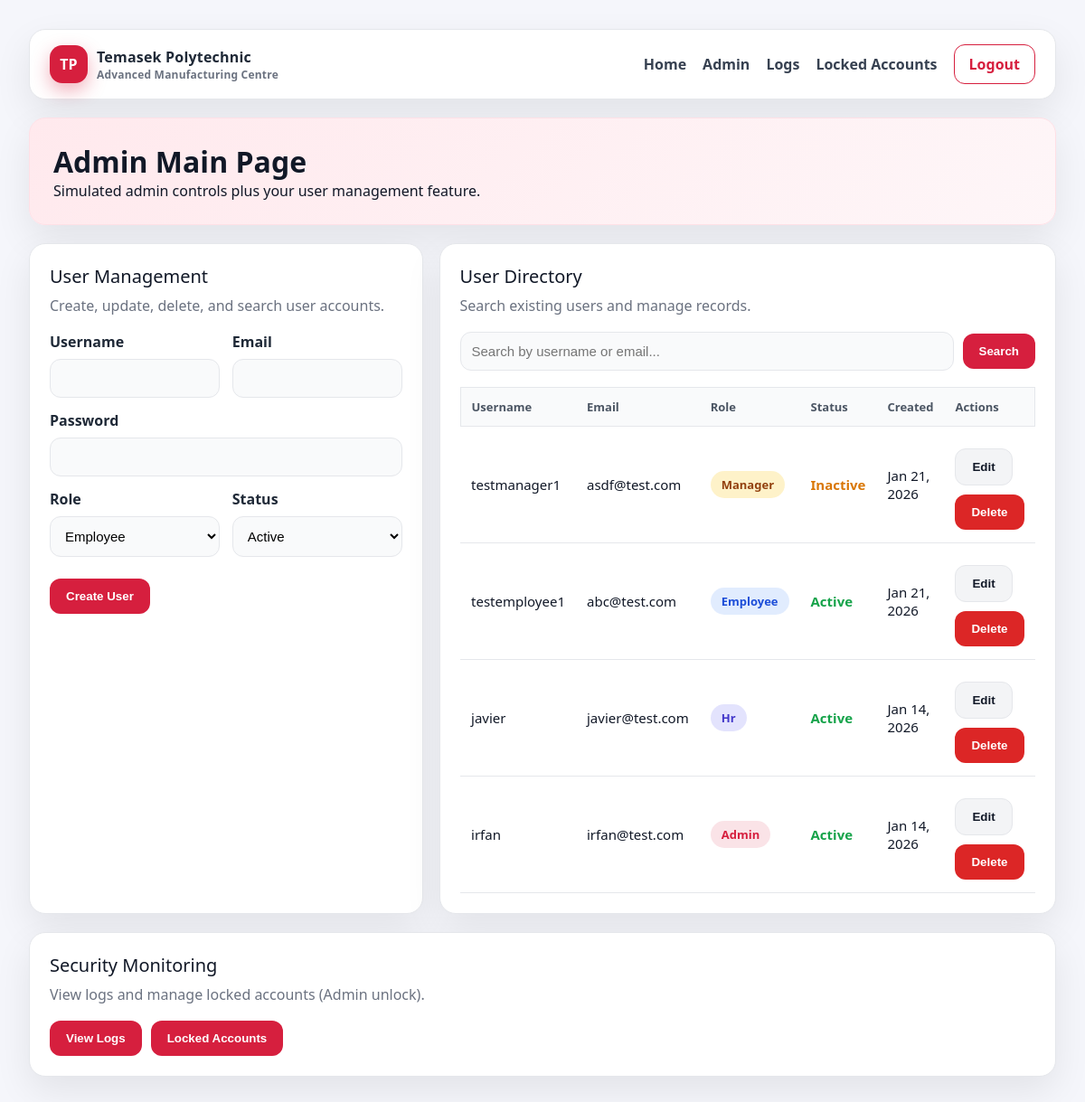
Page /PHP_PAGES/Denzyl/admin_users.php (signed in) on the committed database.
### tables this page shows
CREATE TABLE `users` (
  `user_id` int(11) NOT NULL,
  `username` varchar(50) NOT NULL,
  `password_hash` varchar(255) NOT NULL,
  `email` varchar(100) NOT NULL,
  `role` enum('admin','manager','employee','hr') NOT NULL DEFAULT 'employee',
  `status` enum('active','inactive','suspended') NOT NULL DEFAULT 'active',
  `created_at` timestamp NOT NULL DEFAULT current_timestamp(),
  `updated_at` timestamp NOT NULL DEFAULT current_timestamp() ON UPDATE current_timestamp()
);

### PHP_PAGES/Denzyl/admin_users.php (the view, shortened to what this page needs)
<?php
$db_host = 'localhost';
$db_user = 'root';
$db_password = '';
$db_name = 'project_database';
$conn = new mysqli($db_host, $db_user, $db_password, $db_name);
$action = isset($_GET['action']) ? $_GET['action'] : '';
$current_user = null;
$search_query = isset($_GET['search']) ? sanitizeInput($_GET['search']) : '';
$users = searchUsers($conn, $search_query);
function searchUsers($conn, $query) {
    $users = [];
    if (empty($query)) {
        $sql = 'SELECT user_id, username, email, role, status, created_at, updated_at FROM users ORDER BY created_at DESC';
        $result = $conn->query($sql);
    }
    if ($result && $result->num_rows > 0) {
        while ($row = $result->fetch_assoc()) {
            $users[] = $row;
        }
    }
    return $users;
}
?>
<!DOCTYPE html>
<html lang="en">
<head>
    <link rel="stylesheet" href="admin_users.css">
</head>
<body>
    <div class="shell">
        <div class="topbar">
            <div class="brand">
                <div class="brand-badge">TP</div>
                <div>
                    <div>Temasek Polytechnic</div>
                    <div style="font-size: 12px; color: var(--muted); font-weight: 600;">Advanced Manufacturing Centre</div>
                </div>
            </div>
            <div class="nav-links">
                <a href="#">Home</a>
                <a href="#">Admin</a>
                <a href="#">Logs</a>
                <a href="#">Locked Accounts</a>
                <a class="logout" href="#">Logout</a>
            </div>
        </div>
        <div class="hero">
            <h1>Admin Main Page</h1>
            <p>Simulated admin controls plus your user management feature.</p>
        </div>
        <div class="grid">
            <div class="card">
                <div class="card-title">User Management</div>
                <div class="card-subtitle">Create, update, delete, and search user accounts.</div>
                <form method="POST" style="display: flex; flex-direction: column; gap: 14px;">
                    <div class="form-grid">
                        <div class="form-group">
                            <label for="username">Username</label>
                            <input type="text" id="username" name="username"
                                   value="<?php echo $current_user ? htmlspecialchars($current_user['username']) : ''; ?>"
                                   required>
                        </div>
                        <div class="form-group">
                            <label for="email">Email</label>
                            <input type="email" id="email" name="email"
                                   value="<?php echo $current_user ? htmlspecialchars($current_user['email']) : ''; ?>"
                                   required>
                        </div>
                    </div>
                    <?php if (!($action === 'edit' && $current_user)): ?>
                        <div class="form-group">
                            <label for="password">Password</label>
                            <input type="password" id="password" name="password" required>
                        </div>
                    <?php endif; ?>
                    <div class="form-grid">
                        <div class="form-group">
                            <label for="role">Role</label>
                            <select id="role" name="role" required>
                                <option value="employee" <?php echo ($current_user && $current_user['role'] === 'employee') ? 'selected' : ''; ?>>Employee</option>
                            </select>
                        </div>
                        <div class="form-group">
                            <label for="status">Status</label>
                            <select id="status" name="status" required>
                                <option value="active" <?php echo (!$current_user || $current_user['status'] === 'active') ? 'selected' : ''; ?>>Active</option>
                            </select>
                        </div>
                    </div>
                    <div class="actions-row">
                        <button type="submit" class="btn btn-primary">
                            <?php echo ($action === 'edit' && $current_user) ? 'Update User' : 'Create User'; ?>
                        </button>
                    </div>
                </form>
            </div>
            <div class="card">
                <div class="card-title">User Directory</div>
                <div class="card-subtitle">Search existing users and manage records.</div>
                <form method="GET" class="search-box">
                    <input type="text" name="search" placeholder="Search by username or email..."
                           value="<?php echo htmlspecialchars($search_query); ?>">
                    <button type="submit" class="btn btn-primary">Search</button>
                </form>
                <?php if (count($users) > 0): ?>
                    <table>
                        <thead>
                            <tr>
                                <th>Username</th>
                                <th>Email</th>
                                <th>Role</th>
                                <th>Status</th>
                                <th>Created</th>
                                <th>Actions</th>
                            </tr>
                        </thead>
                        <tbody>
                            <?php foreach ($users as $user): ?>
                                <tr>
                                    <td><?php echo htmlspecialchars($user['username']); ?></td>
                                    <td><?php echo htmlspecialchars($user['email']); ?></td>
                                    <td><span class="badge role-<?php echo $user['role']; ?>"><?php echo ucfirst($user['role']); ?></span></td>
                                    <td><span class="status-<?php echo $user['status']; ?>"><?php echo ucfirst($user['status']); ?></span></td>
                                    <td class="timestamp"><?php echo date('M d, Y', strtotime($user['created_at'])); ?></td>
                                    <td>
                                        <div class="actions-row">
                                            <a href="?action=edit&id=<?php echo $user['user_id']; ?>">
                                                <button type="button" class="btn btn-secondary">Edit</button>
                                            </a>
                                            <a href="?action=delete_confirm&id=<?php echo $user['user_id']; ?>">
                                                <button type="button" class="btn btn-danger">Delete</button>
                                            </a>
                                        </div>
                                    </td>
                                </tr>
                            <?php endforeach; ?>
                        </tbody>
                    </table>
                <?php else: ?>
                    <div class="empty">
                        <?php echo !empty($search_query) ? 'No users found matching your search.' : 'No users yet. Create one to get started!'; ?>
                    </div>
                <?php endif; ?>
            </div>
        </div>
        <div class="card">
            <div class="card-title">Security Monitoring</div>
            <div class="card-subtitle">View logs and manage locked accounts (Admin unlock).</div>
            <div class="actions-row" style="margin-top: 18px;">
                <a href="#"><button type="button" class="btn btn-primary">View Logs</button></a>
                <a href="#"><button type="button" class="btn btn-primary">Locked Accounts</button></a>
            </div>
        </div>
    </div>
</body>
</html>

### PHP_PAGES/Denzyl/admin_users.css (style rules this page uses)
:root { --bg: #f5f6fb; --card: #ffffff; --primary: #d61f3e; --primary-strong: #b91832; --muted: #6b7280; --border: #e5e7eb; --shadow: 0 16px 40px rgba(0, 0, 0, 0.08); --radius: 18px; }
* { margin: 0; padding: 0; box-sizing: border-box; }
body { font-family: 'Segoe UI', Tahoma, Geneva, Verdana, sans-serif; background: var(--bg); color: #111827; min-height: 100vh; padding: 32px; }
a { text-decoration: none; color: inherit; }
.shell { max-width: 1200px; margin: 0 auto; display: flex; flex-direction: column; gap: 20px; }
.topbar { background: var(--card); border: 1px solid var(--border); border-radius: var(--radius); box-shadow: var(--shadow); padding: 16px 22px; display: flex; align-items: center; justify-content: space-between; gap: 16px; }
.brand { display: flex; align-items: center; gap: 10px; font-weight: 700; color: #1f2937; letter-spacing: 0.2px; }
.brand-badge { width: 42px; height: 42px; border-radius: 14px; background: var(--primary); display: grid; place-items: center; color: #fff; font-weight: 800; box-shadow: 0 8px 20px rgba(214, 31, 62, 0.35); }
.nav-links { display: flex; gap: 18px; align-items: center; font-weight: 600; color: #374151; }
.logout { padding: 10px 16px; border-radius: 12px; border: 1px solid var(--primary); color: var(--primary); font-weight: 700; background: #fff; transition: all 0.2s ease; }
.hero { background: linear-gradient(135deg, #ffe9ed, #fef6f8); border: 1px solid #ffe0e6; border-radius: var(--radius); box-shadow: var(--shadow); padding: 26px; }
.grid { display: grid; grid-template-columns: 1.1fr 1fr; gap: 18px; }
.card { background: var(--card); border: 1px solid var(--border); border-radius: var(--radius); box-shadow: var(--shadow); padding: 22px; }
.card-title { font-size: 20px; color: #111827; margin-bottom: 8px; display: flex; gap: 10px; align-items: center; }
.card-subtitle { color: var(--muted); margin-bottom: 18px; }
.form-grid { display: grid; grid-template-columns: 1fr 1fr; gap: 14px; }
.form-group { display: flex; flex-direction: column; gap: 8px; }
label { font-weight: 700; color: #1f2937; }
input[type='text'], input[type='email'], input[type='password'], select { width: 100%; padding: 12px 12px; border-radius: 12px; border: 1px solid var(--border); background: #f9fafb; font-size: 15px; transition: border-color 0.15s ease, background 0.15s ease; }
.actions-row { display: flex; gap: 10px; flex-wrap: wrap; margin-top: 10px; }
.btn { padding: 12px 18px; border: none; border-radius: 12px; font-weight: 700; cursor: pointer; transition: all 0.2s ease; }
.btn-primary { background: var(--primary); color: #fff; }
.btn-secondary { background: #f3f4f6; color: #111827; border: 1px solid var(--border); }
.btn-danger { background: #dc2626; color: #fff; }
.search-box { display: flex; gap: 10px; align-items: center; }
.search-box input { flex: 1; background: #f9fafb; }
table { width: 100%; border-collapse: collapse; margin-top: 18px; }
table thead { background: #f9fafb; border: 1px solid var(--border); }
table th { text-align: left; padding: 12px 12px; font-size: 13px; color: #4b5563; }
table td { padding: 14px 12px; border-bottom: 1px solid var(--border); font-size: 15px; }
.badge { display: inline-flex; padding: 6px 12px; border-radius: 999px; font-weight: 700; font-size: 13px; }
.role-admin { background: rgba(214, 31, 62, 0.12); color: var(--primary); }
.role-manager { background: rgba(252, 211, 77, 0.3); color: #92400e; }
.role-employee { background: rgba(59, 130, 246, 0.15); color: #1d4ed8; }
.role-hr { background: rgba(99, 102, 241, 0.18); color: #4338ca; }
.status-active { color: #16a34a; font-weight: 700; }
.status-inactive { color: #d97706; font-weight: 700; }

### rows in the picture
users: username "testmanager1", email "asdf@test.com", role "Manager", status "Inactive", created_at "Jan 21, 2026"
users: username "testemployee1", email "abc@test.com", role "Employee", status "Active", created_at "Jan 21, 2026"
users: username "javier", email "javier@test.com", role "Hr", status "Active", created_at "Jan 14, 2026"
users: username "irfan", email "irfan@test.com", role "Admin", status "Active", created_at "Jan 14, 2026"
